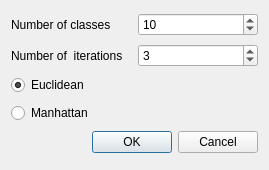
<?xml version="1.0" encoding="UTF-8"?>
<ui version="4.0">
 <class>Dialog</class>
 <widget class="QDialog" name="Dialog">
  <property name="geometry">
   <rect>
    <x>0</x>
    <y>0</y>
    <width>269</width>
    <height>170</height>
   </rect>
  </property>
  <property name="windowTitle">
   <string>K-means Clustering</string>
  </property>
  <layout class="QGridLayout" name="gridLayout">
   <item row="0" column="0">
    <widget class="QLabel" name="label">
     <property name="text">
      <string>Number of classes</string>
     </property>
    </widget>
   </item>
   <item row="0" column="1">
    <widget class="QSpinBox" name="classSpinBox">
     <property name="value">
      <number>10</number>
     </property>
    </widget>
   </item>
   <item row="1" column="0">
    <widget class="QLabel" name="label_2">
     <property name="text">
      <string>Number of  iterations</string>
     </property>
    </widget>
   </item>
   <item row="1" column="1">
    <widget class="QSpinBox" name="iterationSpinBox">
     <property name="value">
      <number>3</number>
     </property>
    </widget>
   </item>
   <item row="2" column="0">
    <widget class="QRadioButton" name="euclideanRadioButton">
     <property name="text">
      <string>Euclidean</string>
     </property>
     <property name="checked">
      <bool>true</bool>
     </property>
     <attribute name="buttonGroup">
      <string notr="true">buttonGroup</string>
     </attribute>
    </widget>
   </item>
   <item row="3" column="0">
    <widget class="QRadioButton" name="radioButton_2">
     <property name="text">
      <string>Manhattan</string>
     </property>
     <attribute name="buttonGroup">
      <string notr="true">buttonGroup</string>
     </attribute>
    </widget>
   </item>
   <item row="4" column="0" colspan="2">
    <widget class="QDialogButtonBox" name="buttonBox">
     <property name="orientation">
      <enum>Qt::Horizontal</enum>
     </property>
     <property name="standardButtons">
      <set>QDialogButtonBox::Cancel|QDialogButtonBox::Ok</set>
     </property>
    </widget>
   </item>
  </layout>
 </widget>
 <resources/>
 <connections>
  <connection>
   <sender>buttonBox</sender>
   <signal>accepted()</signal>
   <receiver>Dialog</receiver>
   <slot>accept()</slot>
   <hints>
    <hint type="sourcelabel">
     <x>248</x>
     <y>254</y>
    </hint>
    <hint type="destinationlabel">
     <x>157</x>
     <y>274</y>
    </hint>
   </hints>
  </connection>
  <connection>
   <sender>buttonBox</sender>
   <signal>rejected()</signal>
   <receiver>Dialog</receiver>
   <slot>reject()</slot>
   <hints>
    <hint type="sourcelabel">
     <x>316</x>
     <y>260</y>
    </hint>
    <hint type="destinationlabel">
     <x>286</x>
     <y>274</y>
    </hint>
   </hints>
  </connection>
 </connections>
 <buttongroups>
  <buttongroup name="buttonGroup"/>
 </buttongroups>
</ui>
